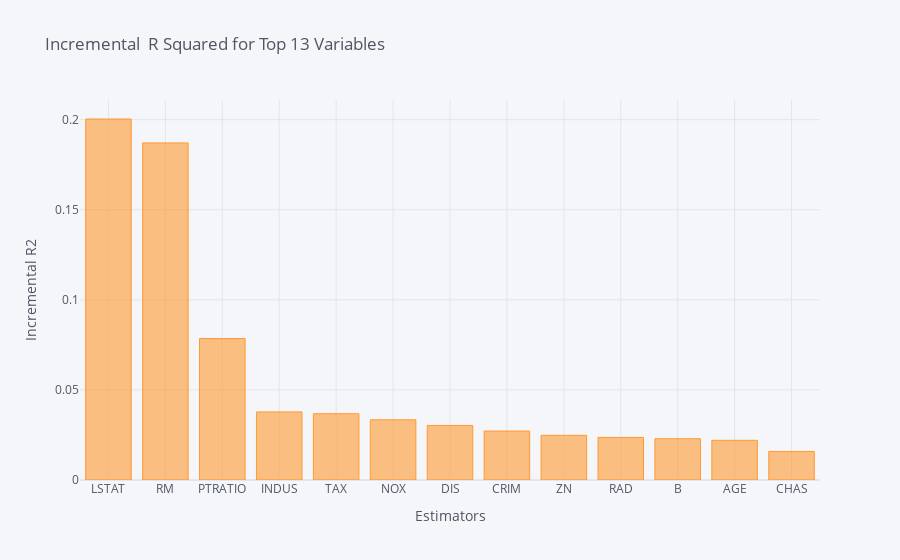
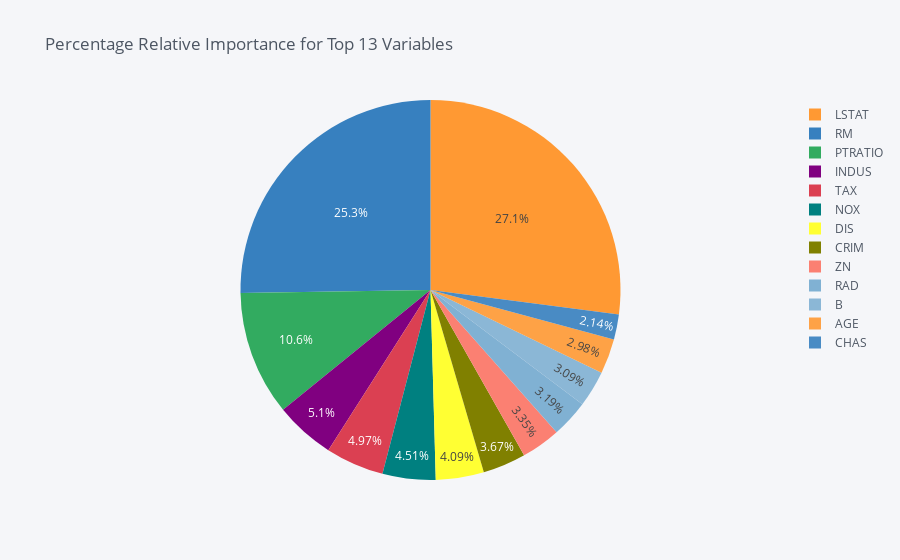

The notebook cell these images were saved under, in order:
### Code cell
dominance_regression.plot_incremental_rsquare()

### Figure 1 — Plotly figure (JSON) as saved in the notebook; plotly's stock layout.template omitted (floating-point values rounded to 4 significant figures)
{"data": [{"marker": {"color": "rgba(255, 153, 51, 0.6)", "line": {"color": "rgba(255, 153, 51, 1.0)", "width": 1}}, "name": "incremental_r2", "orientation": "v", "text": "", "type": "bar", "x": ["LSTAT", "RM", "PTRATIO", "INDUS", "TAX", "NOX", "DIS", "CRIM", "ZN", "RAD", "B", "AGE", "CHAS"], "y": [0.2004, 0.1871, 0.07853, 0.03778, 0.03679, 0.03341, 0.03028, 0.02718, 0.02481, 0.02363, 0.02291, 0.02204, 0.01584]}], "layout": {"legend": {"bgcolor": "#F5F6F9", "font": {"color": "#4D5663"}}, "paper_bgcolor": "#F5F6F9", "plot_bgcolor": "#F5F6F9", "title": {"font": {"color": "#4D5663"}, "text": "Incremental  R Squared for Top 13 Variables "}, "xaxis": {"gridcolor": "#E1E5ED", "showgrid": true, "tickfont": {"color": "#4D5663"}, "title": {"font": {"color": "#4D5663"}, "text": "Estimators"}, "zerolinecolor": "#E1E5ED"}, "yaxis": {"gridcolor": "#E1E5ED", "showgrid": true, "tickfont": {"color": "#4D5663"}, "title": {"font": {"color": "#4D5663"}, "text": "Incremental R2"}, "zerolinecolor": "#E1E5ED"}}}

### Figure 2 — Plotly figure (JSON) as saved in the notebook; plotly's stock layout.template omitted (floating-point values rounded to 4 significant figures)
{"data": [{"labels": ["LSTAT", "RM", "PTRATIO", "INDUS", "TAX", "NOX", "DIS", "CRIM", "ZN", "RAD", "B", "AGE", "CHAS"], "marker": {"colors": ["rgba(255, 153, 51, 1.0)", "rgba(55, 128, 191, 1.0)", "rgba(50, 171, 96, 1.0)", "rgba(128, 0, 128, 1.0)", "rgba(219, 64, 82, 1.0)", "rgba(0, 128, 128, 1.0)", "rgba(255, 255, 51, 1.0)", "rgba(128, 128, 0, 1.0)", "rgba(251, 128, 114, 1.0)", "rgba(128, 177, 211, 1.0)", "rgba(128, 177, 211, 0.8999999999999999)", "rgba(255, 153, 51, 0.8999999999999999)", "rgba(55, 128, 191, 0.8999999999999999)"]}, "name": "", "type": "pie", "values": [27.05, 25.26, 10.6, 5.101, 4.967, 4.512, 4.088, 3.669, 3.35, 3.19, 3.094, 2.975, 2.139]}], "layout": {"legend": {"bgcolor": "#F5F6F9", "font": {"color": "#4D5663"}}, "paper_bgcolor": "#F5F6F9", "plot_bgcolor": "#F5F6F9", "title": {"font": {"color": "#4D5663"}, "text": "Percentage Relative Importance for Top 13 Variables "}}}
